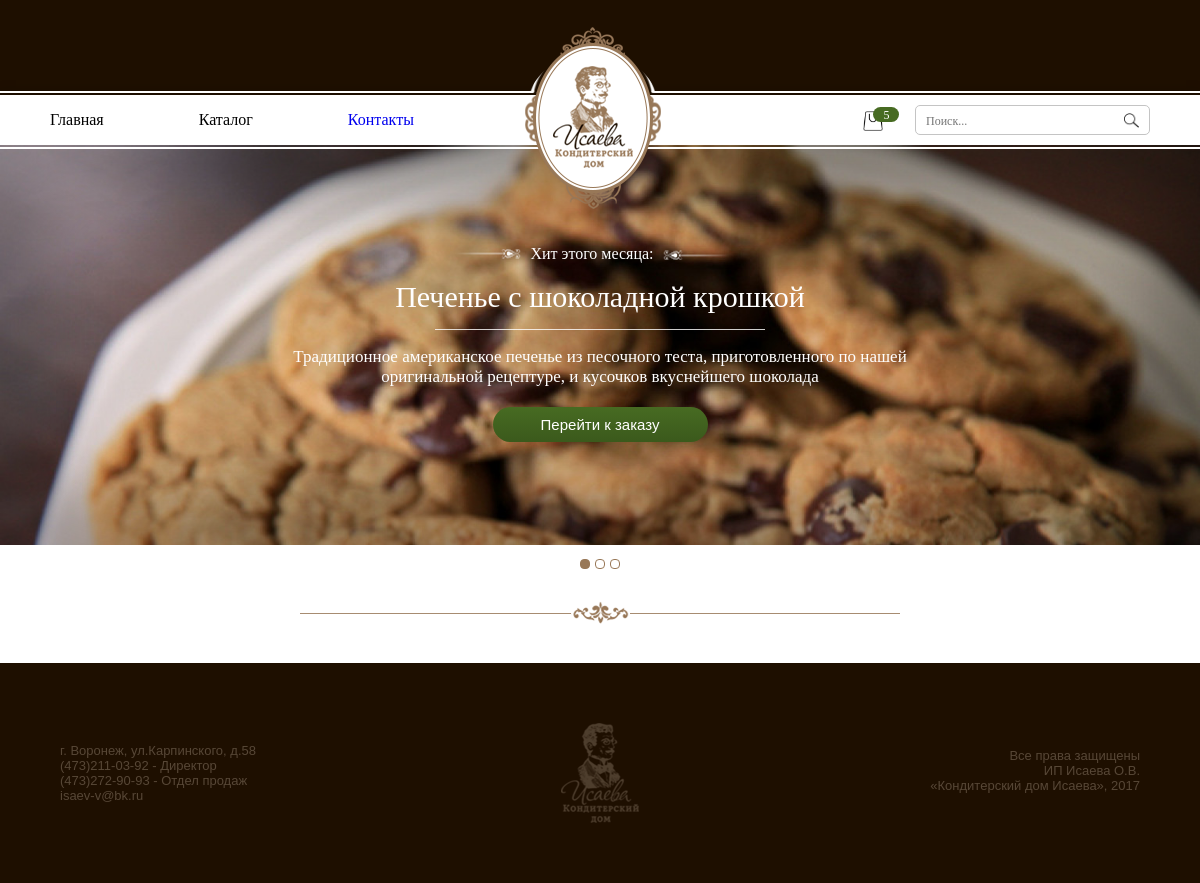
The page /basket/ on the database its author committed.
### cookie/models.py (models this page shows, shortened)
class Product(models.Model):
    name = models.CharField(max_length=250, verbose_name='Имя')
    photo_for_slider = models.ImageField(upload_to='cookie/media', null=True, blank=True)
    description = models.TextField(null=True)
    alter_descript = models.TextField(null=True)
    price = models.FloatField(default=0)
    date_upload = models.DateTimeField(default=timezone.now())
    display = models.BooleanField(default=False)
    hit = models.BooleanField(default=False)
    for_main = models.BooleanField(default=False)
    category = models.ForeignKey(Category, on_delete=models.CASCADE)

### cookie/views.py (the view)
# urls.py: url(r'^basket/$', views.basket, name='basket'),
def basket(request):
    if request.session.get('uuid', None) is None:
        request.session['uuid'] = str(uuid.uuid4())
    else:
        print(request.session['uuid'])
    return render(request, 'cookie/basket.html')

### cookie/context_processors/slider.py (called while the page is built)
def _hits(request):
    hits = Product.objects.filter(hit=True).order_by('-date_upload')
    return {'hits': hits}

### cookie/templates/cookie/basket.html (shortened to what this page needs)
{% extends 'cookie/base.html' %}

### cookie/templates/cookie/base.html (shortened to what this page needs)
<!DOCTYPE html>
{% load staticfiles %}
<html lang="en">
<head>
    <link rel="stylesheet" href="{% static 'cookie/css/cookie_index.css' %}" />
    <link href="{% static 'cookie/js/jquery_slider/jquery.bxslider.css' %}" rel="stylesheet" />
</head>
<body>
    <div class="main-wrapp">
        <div class="wrapper">
            <div class="wrapp-menu">
                <div class="menu">
                    <div class="wrapp-left-menu">
                        <div class="menu-elem menu-elem-left menu-main"><a>Главная</a></div>
                        <div class="menu-elem menu-elem-left menu-catalog"><a>Каталог</a></div>
                        <div class="menu-elem menu-elem-left menu-contact"><a id="go" href="#">Контакты</a></div>
                    </div>
                    <div class="wrapp-logo">
                        <div class="logo">
                        </div>
                    </div>
                    <div class="wrapp-right-menu">
                        <div class="menu-elem menu-elem-right menu-search">
                            <div class="search-field">
                                <input type="text" placeholder  ="Поиск...">
                                <img src="{% static 'cookie/img/search.png' %}">
                            </div>
                        </div>
                        <div class="menu-elem menu-elem-right menu-basket">
                            <div class="count-basket"><p>5</p></div>
                            <div class="basket-field">
                                <img src="{% static 'cookie/img/basket.png' %}">
                            </div>
                        </div>
                    </div>
                </div>
            </div>
            <div class="wrapp-slide">
                <div class="slider">
                    <ul class="bxslider">
                        {% for hit in hits %}
                      <li>
                          <div class="slide"><img src="{{ hit.photo_for_slider.url }}" />
                          <div class="hit-week">
                              <div class="row-hit-top-text">
                              <div class="row-hit-this-month">
                                  <div class="rushechka rushechka-left"><img src="{% static 'cookie/img/arrow.png' %}" /></div>
                                  <div class="hit-this-month"><p>Хит этого месяца:</p></div>
                                  <div class="rushechka rushechka-right"><img src="{% static 'cookie/img/arrow.png' %}" /></div>
                              </div>
                              </div>
                              <div class="row-title-hit-month"><p>{{ hit.name }}</p></div>
                              <div class="row-line-after-title-hit-month">
                                  <div class="line-after-title-hit-month"></div>
                              </div>
                              <div class="row-descript-hit-month">
                                  <div class="descript-hit-month">
                                      <p>{{ hit.alter_descript }}</p>
                                  </div>
                              </div>
                              <div class="row-button-hit-month">
                                  <div class="button-hit-wrap">
                                  <a class="button-hit-month" id="go" href="#">
                                      <div class="button-hit-month"><p>Перейти к заказу</p></div>
                                  </a>
                                  </div>
                              </div>
                          </div>
                          </div>
                      </li>
                        {% endfor %}
                    </ul>
                </div>
            </div>
                <div class="space row-after-slider"></div>
                <div class="divide-wrapp">
                    <div class="divide">
                        <div class="wrapp-figure">
                            <div class="figure">
                                <img src="{% static 'cookie/img/divide.png' %}" />
                            </div>
                        </div>
                    </div>
                </div>
                <div class="space row-after-divide"></div>
            <div class="footer">
                <div class="footer-wrapp">
                    <div class="footer-part footer-left-part">
                        <p>
                            г. Воронеж, ул.Карпинского, д.58<br/>
                            (473)211-03-92 - Директор<br/>
                            (473)272-90-93 - Отдел продаж<br/>
                            isaev-v@bk.ru
                        </p>
                    </div>
                    <div class="footer-part footer-center-part">
                        <img src="{% static 'cookie/img/logo_podval.png' %}" />
                    </div>
                    <div class="footer-part footer-right-part">
                        <p>
                            Все права защищены<br/>
                            ИП Исаева О.В.<br/>
                            &laquo;Кондитерский дом Исаева&raquo;, 2017
                        </p>
                    </div>
                </div>
            </div>
        </div>
    </div>
</body>
</html>

### rows shown on the page
Product: photo_for_slider (picture), name "Печенье с шоколадной крошкой", alter_descript "Традиционное американское печенье из песочного теста, приготовленного по нашей оригинальной рецептуре, и кусочков вкуснейшего шоколада"
